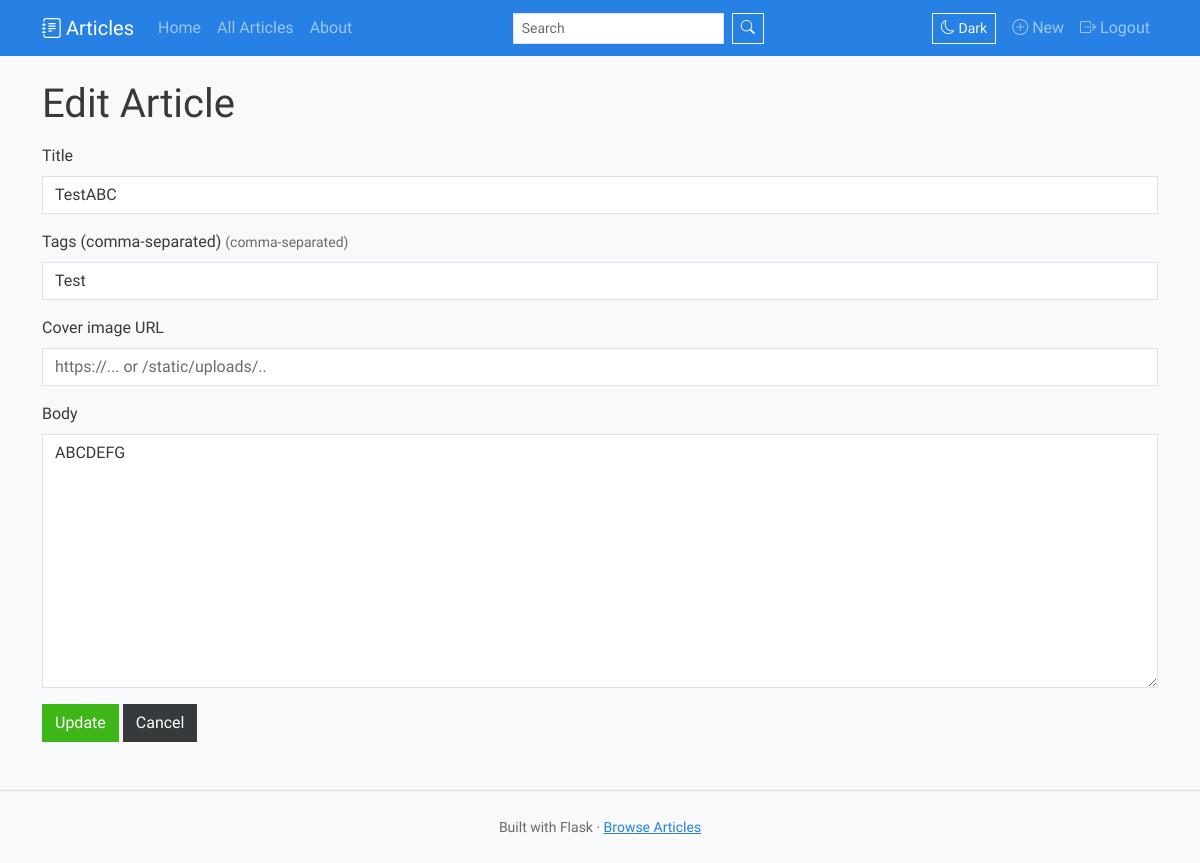
Page /edit/1 (signed in) on the committed database.
### articles_website/models.py (models this page shows)
class Article(db.Model):
    id = db.Column(db.Integer, primary_key=True)
    title = db.Column(db.String(200), nullable=False)
    body = db.Column(db.Text, nullable=False)
    tags = db.Column(db.String(255))
    slug = db.Column(db.String(255), unique=True, nullable=False)
    cover_image = db.Column(db.String(255))

### articles_website/blueprints/admin.py (the view, shortened to what this page needs)
@bp.route("/edit/<int:article_id>", methods=["GET", "POST"])
@admin_required
def edit(article_id):
    article = Article.query.get_or_404(article_id)
    form = ArticleForm(obj=article)
    return render_template("edit.html", form=form, article=article)

### articles_website/forms.py
class ArticleForm(FlaskForm):
    title = StringField("Title", validators=[DataRequired(), Length(max=200)])
    tags = StringField("Tags (comma-separated)")
    body = TextAreaField("Body", validators=[DataRequired()])
    cover_image = StringField("Cover image URL", validators=[Optional(), URL(require_tld=False, message="Enter a valid URL or path")])

### articles_website/__init__.py (called while the page is built)
@login_manager.user_loader
def load_user(user_id):
    return User.query.get(int(user_id))

### articles_website/helpers.py (called while the page is built)
def admin_required(f):
    @wraps(f)
    @login_required
    def wrapper(*args, **kwargs):
        if not current_user.is_admin:
            abort(403)
        return f(*args, **kwargs)
    return wrapper

### templates/edit.html (shortened to what this page needs)
{% extends "base.html" %}
{% block content %}
  <h1>Edit Article</h1>
  <form method="post" class="mt-3">
    <div class="mb-3">
      {{ form.title.label(class="form-label") }}
      {{ form.title(class="form-control") }}
    </div>
    <div class="mb-3">
      {{ form.tags.label(class="form-label") }} <small class="text-muted">(comma-separated)</small>
      {{ form.tags(class="form-control") }}
    </div>
    <div class="mb-3">
      {{ form.cover_image.label(class="form-label") }}
      {{ form.cover_image(class="form-control", placeholder="https://... or /static/uploads/..") }}
    </div>
    <div class="mb-3">
      {{ form.body.label(class="form-label") }}
      {{ form.body(class="form-control", rows=10) }}
    </div>
    <button class="btn btn-success">Update</button>
    <a class="btn btn-secondary" href="{{ url_for('main.article_detail', article_id=article.id) }}">Cancel</a>
  </form>
{% endblock %}

### rows in the picture
Article: title "TestABC", tags "Test", body "ABCDEFG"
